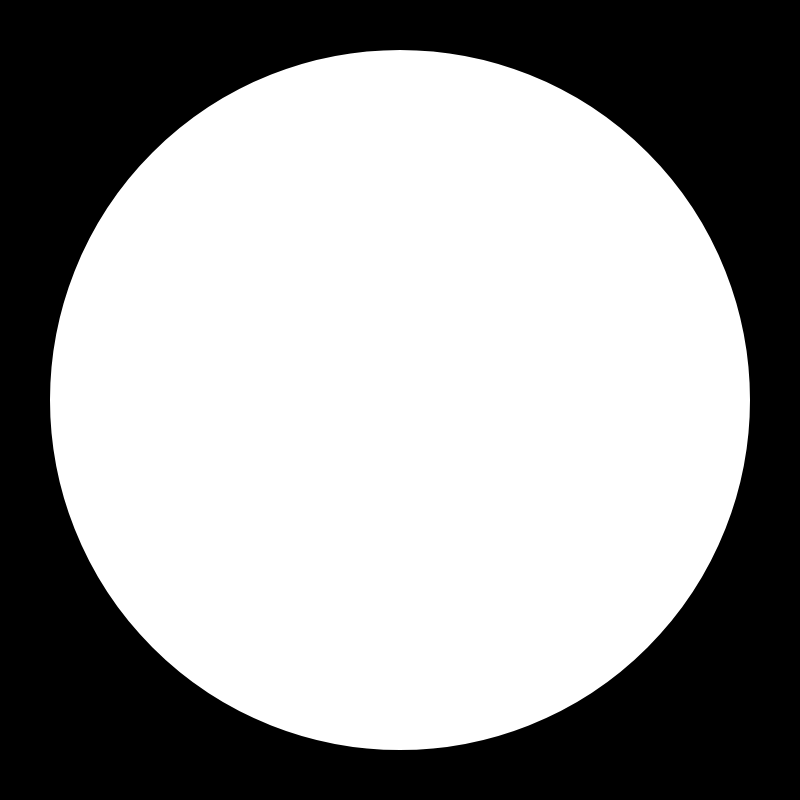
Frame 1 (no input)
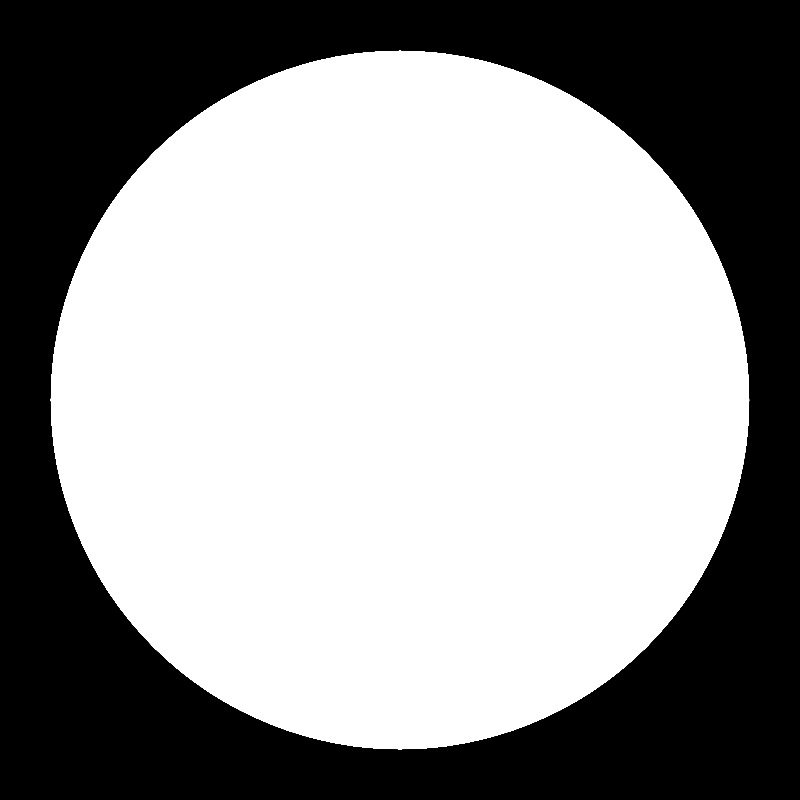
Frame 60 (no input)
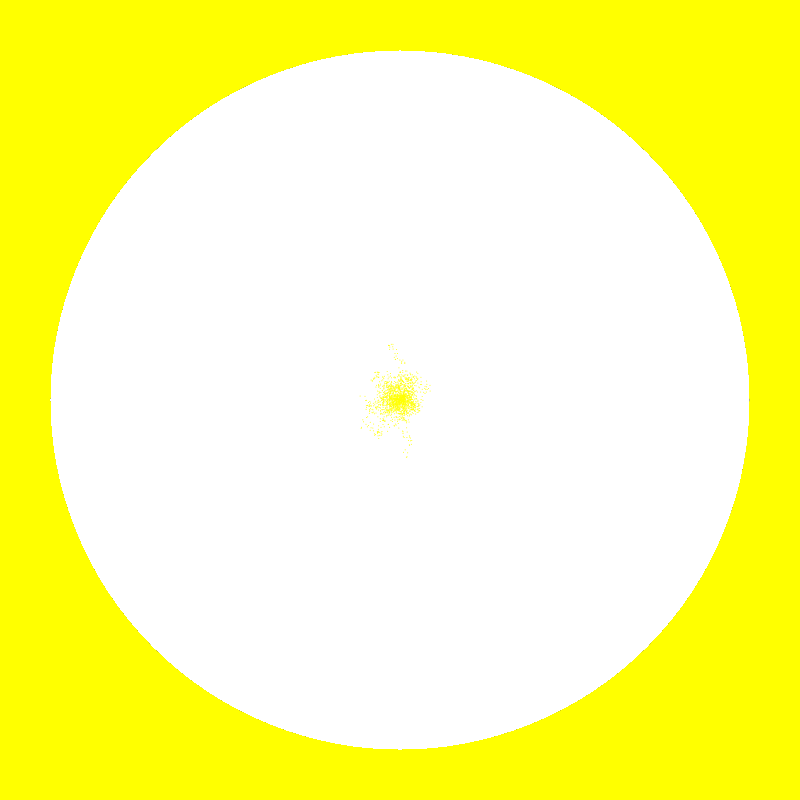
Frame 120 (the mouse pressed at the canvas centre since frame 60)

The p5.js sketch that drew these frames (run headless with seeded random() and noise() and a simulated clock; from frame 60 on, the mouse is pressed at the canvas centre):

// p5.js sketch
// ── sketch.js
var x = [];
var y = [];
var colors = [];

function setup() {
  createCanvas(800, 800);
}

function draw() {
   //clear()
  

     strokeWeight(300);
    noFill();
    ellipse(400, 400, 1000, 1000, 1000);
  
  
  if (mouseIsPressed) {
    x.push(mouseX);
    y.push(mouseY);
    colors.push(255,255,0);
  }


  
  strokeWeight(1);
  
  for (var i=0; i < x.length; i=i+1) {
    // drawing to the screen
    stroke(255,255,0);
    point(x[i], y[i]);
    
    // change the point a little bit for next time
    x[i] = x[i] + random(-5, 5);
    y[i] = y[i] + random(-5, 5);
    
  }
}
